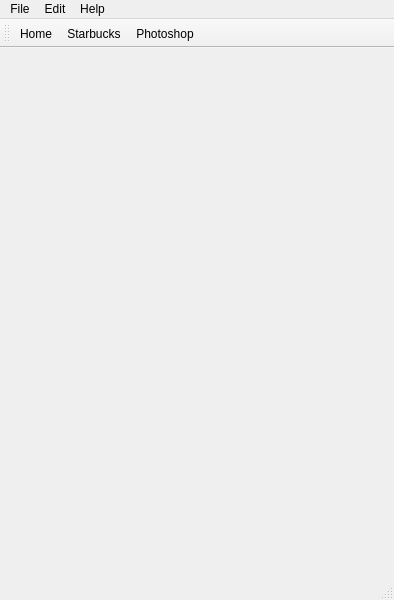
<?xml version="1.0" encoding="UTF-8"?>
<ui version="4.0">
 <class>MainWindow</class>
 <widget class="QMainWindow" name="MainWindow">
  <property name="geometry">
   <rect>
    <x>0</x>
    <y>0</y>
    <width>394</width>
    <height>600</height>
   </rect>
  </property>
  <property name="windowTitle">
   <string>MainWindow</string>
  </property>
  <widget class="QWidget" name="centralwidget"/>
  <widget class="QMenuBar" name="menubar">
   <property name="geometry">
    <rect>
     <x>0</x>
     <y>0</y>
     <width>394</width>
     <height>26</height>
    </rect>
   </property>
   <widget class="QMenu" name="menuFile">
    <property name="title">
     <string>File</string>
    </property>
    <addaction name="actionOpen"/>
    <addaction name="actionNew"/>
    <addaction name="actionSave"/>
    <addaction name="actionSave_as"/>
   </widget>
   <widget class="QMenu" name="menuEdit">
    <property name="title">
     <string>Edit</string>
    </property>
    <addaction name="actionCut"/>
    <addaction name="actionCopy"/>
    <addaction name="actionPaste"/>
    <addaction name="actionFind"/>
    <addaction name="actionFind_Next"/>
    <addaction name="actionHome"/>
    <addaction name="actionReplace"/>
   </widget>
   <widget class="QMenu" name="menuNew">
    <property name="title">
     <string>Help</string>
    </property>
    <addaction name="actionAbout"/>
   </widget>
   <addaction name="menuFile"/>
   <addaction name="menuEdit"/>
   <addaction name="menuNew"/>
  </widget>
  <widget class="QStatusBar" name="statusbar"/>
  <widget class="QToolBar" name="toolBar">
   <property name="windowTitle">
    <string>toolBar</string>
   </property>
   <attribute name="toolBarArea">
    <enum>TopToolBarArea</enum>
   </attribute>
   <attribute name="toolBarBreak">
    <bool>false</bool>
   </attribute>
   <addaction name="actionHome"/>
   <addaction name="actionStarbucks"/>
   <addaction name="actionPhotoshop"/>
  </widget>
  <action name="actionOpen">
   <property name="text">
    <string>Open</string>
   </property>
  </action>
  <action name="actionNew">
   <property name="text">
    <string>New</string>
   </property>
  </action>
  <action name="actionSave">
   <property name="text">
    <string>Save</string>
   </property>
  </action>
  <action name="actionSave_as">
   <property name="text">
    <string>Save As</string>
   </property>
  </action>
  <action name="actionCut">
   <property name="text">
    <string>Cut</string>
   </property>
  </action>
  <action name="actionCopy">
   <property name="text">
    <string>Copy</string>
   </property>
  </action>
  <action name="actionPaste">
   <property name="text">
    <string>Paste</string>
   </property>
  </action>
  <action name="actionAbout">
   <property name="text">
    <string>About</string>
   </property>
  </action>
  <action name="actionFind">
   <property name="text">
    <string>Find</string>
   </property>
  </action>
  <action name="actionFind_Next">
   <property name="text">
    <string>Find Next</string>
   </property>
  </action>
  <action name="actionReplace">
   <property name="text">
    <string>Replace</string>
   </property>
  </action>
  <action name="actionHome">
   <property name="icon">
    <iconset>
     <normaloff>../../Downloads/uicons-brands-2.6.0/uicons-brands/svg/fi-brands-youtube.svg</normaloff>../../Downloads/uicons-brands-2.6.0/uicons-brands/svg/fi-brands-youtube.svg</iconset>
   </property>
   <property name="text">
    <string>Home</string>
   </property>
  </action>
  <action name="actionStarbucks">
   <property name="icon">
    <iconset>
     <normaloff>../../Downloads/uicons-brands-2.6.0/uicons-brands/svg/fi-brands-starbucks.svg</normaloff>../../Downloads/uicons-brands-2.6.0/uicons-brands/svg/fi-brands-starbucks.svg</iconset>
   </property>
   <property name="text">
    <string>Starbucks</string>
   </property>
  </action>
  <action name="actionPhotoshop">
   <property name="icon">
    <iconset>
     <normaloff>../../Downloads/uicons-brands-2.6.0/uicons-brands/svg/fi-brands-photoshop.svg</normaloff>../../Downloads/uicons-brands-2.6.0/uicons-brands/svg/fi-brands-photoshop.svg</iconset>
   </property>
   <property name="text">
    <string>Photoshop</string>
   </property>
  </action>
 </widget>
 <resources/>
 <connections/>
</ui>
